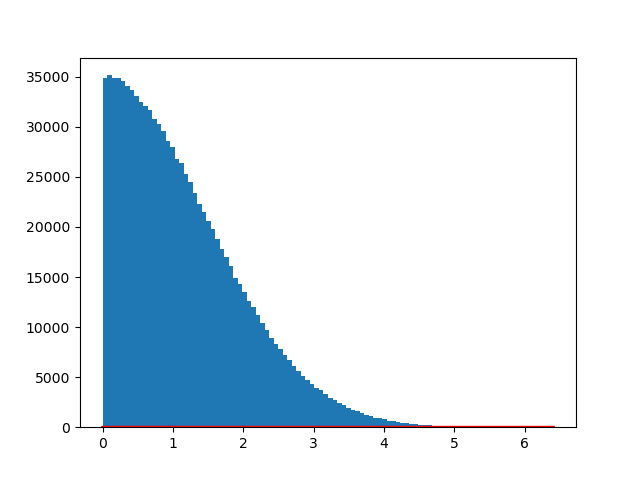

Recreate this plot in Python.
"""


correlation_lengths.py: calculates


"""

import numpy as np
import matplotlib.pyplot as plt

__author__ = "Manuel Sanchez del Rio"
__contact__ = "[email redacted]"
__copyright = "ESRF, 2016"


def std0(x):
    mu = 0.0  # x.mean()
    return np.sqrt(np.mean(abs(x - mu)**2))


def coherence_length_longitudinal(lambda1, lambda2, lambda0=None):
    delta_lambda = np.abs(lambda1 - lambda2)
    if lambda0 == None:
        lambda0 = 0.5 * np.abs(lambda1 + lambda2)
    return lambda0**2 / (2 * delta_lambda)


def coherence_length_transverse(lambda0, distance, separation_at_source):
    return lambda0 * distance / (2 * np.abs(separation_at_source))


def coherence_length_histogram(lambda0, distance, sigma, mu=0.0, npoints=1000, do_plot=True):
    # source
    s1 = np.random.normal(mu, sigma, npoints)
    s2 = np.random.normal(mu, sigma, npoints)

    # s1 = (np.random.random(npoints) - 0.5 ) * sigma * 2.35
    # s2 = (np.random.random(npoints) - 0.5 ) * sigma * 2.35
    # separation_at_source
    x1 = np.outer(s1, np.ones(s2.size))
    x2 = np.outer(np.ones(s1.size), s2)
    dd = np.abs(x1 - x2).flatten()
    separation_at_source = np.unique(dd)[1:-1]

    cl = coherence_length_transverse(lambda0, distance, separation_at_source)

    plt.figure()
    count, bins, ignored = plt.hist(s1, 100)
    plt.plot(bins, 1 / (sigma * np.sqrt(2 * np.pi)) * np.exp(- (bins - mu)**2 / (2 * sigma**2)),
             linewidth=2, color='r')
    plt.savefig("correlation_lengths_gauss.png")
    
    # https://arxiv.org/pdf/1508.02238v1.pdf
    plt.figure()
    count, bins, ignored = plt.hist(
        1e6 * separation_at_source, 100)
    sigma_estimated = sigma * np.sqrt(2)
    print("StDev of source separation = %f um; estimating = %f um" %
          (1e6 * std0(separation_at_source), 1e6 * sigma_estimated))
    plt.plot(bins, 2 / (1e6 * sigma_estimated * np.sqrt(2 * np.pi)) * np.exp(- (bins - 0.0)**2 / (2 * (1e6 * sigma_estimated)**2)),
             linewidth=2, color='r')
    plt.savefig("correlation_lengths.png")
    
    plt.figure()
    count, bins, ignored = plt.hist(1e6 * cl, 500, range=[
                                    0, 10 * 1e6 * coherence_length_transverse(lambda0, distance, 2.35 * sigma)])
    plt.savefig("correlation_lengths_hist.png")
    return bins[count.argmax()] * 1e-6


if __name__ == "__main__":
    lambda0 = 1e-10
    distance = 30.0

    delta_lambda = lambda0 * 1e-4
    lambda1 = lambda0 - 0.5 * delta_lambda
    lambda2 = lambda0 + 0.5 * delta_lambda

    sigma_v = 3.5e-6
    sigma_lb = 37.4e-6
    sigma_hb = 387.8e-6
    sigma_ebs = 1e-6  # 27.2e-6
    print("Wavelength = %f A" % (lambda0 * 1e10))

    print("Correlation length (longitudinal): %f um" %
          (1e6 * coherence_length_longitudinal(lambda1, lambda2)))
    print("Correlation length V     (transversal): %f um" %
          (1e6 * coherence_length_transverse(lambda0, distance, 2.35 * sigma_v)))
    print("Correlation length H Hb  (transversal): %f um" %
          (1e6 * coherence_length_transverse(lambda0, distance, 2.35 * sigma_hb)))
    print("Correlation length H Lb  (transversal): %f um" %
          (1e6 * coherence_length_transverse(lambda0, distance, 2.35 * sigma_lb)))
    print("Correlation length H EBS (transversal): %f um" % (
        1e6 * coherence_length_transverse(lambda0, distance, 2.35 * sigma_ebs)))

    # print("HISTOGRAM Correlation length (longitudinal): %f um"%(1e6*coherence_length_longitudinal(lambda1,lambda2)))
    # print("HISTOGRAM Correlation length V     (transversal): %f um"%(1e6*coherence_length_histogram(lambda0,distance,sigma_v)))
    # print("HISTOGRAM Correlation length H Hb  (transversal): %f um"%(1e6*coherence_length_histogram(lambda0,distance,sigma_hb)))
    # print("HISTOGRAM Correlation length H Lb  (transversal): %f um"%(1e6*coherence_length_histogram(lambda0,distance,sigma_lb)))
    print("HISTOGRAM Correlation length H EBS (transversal): %f um" %
          (1e6 * coherence_length_histogram(lambda0, distance, sigma_ebs)))
